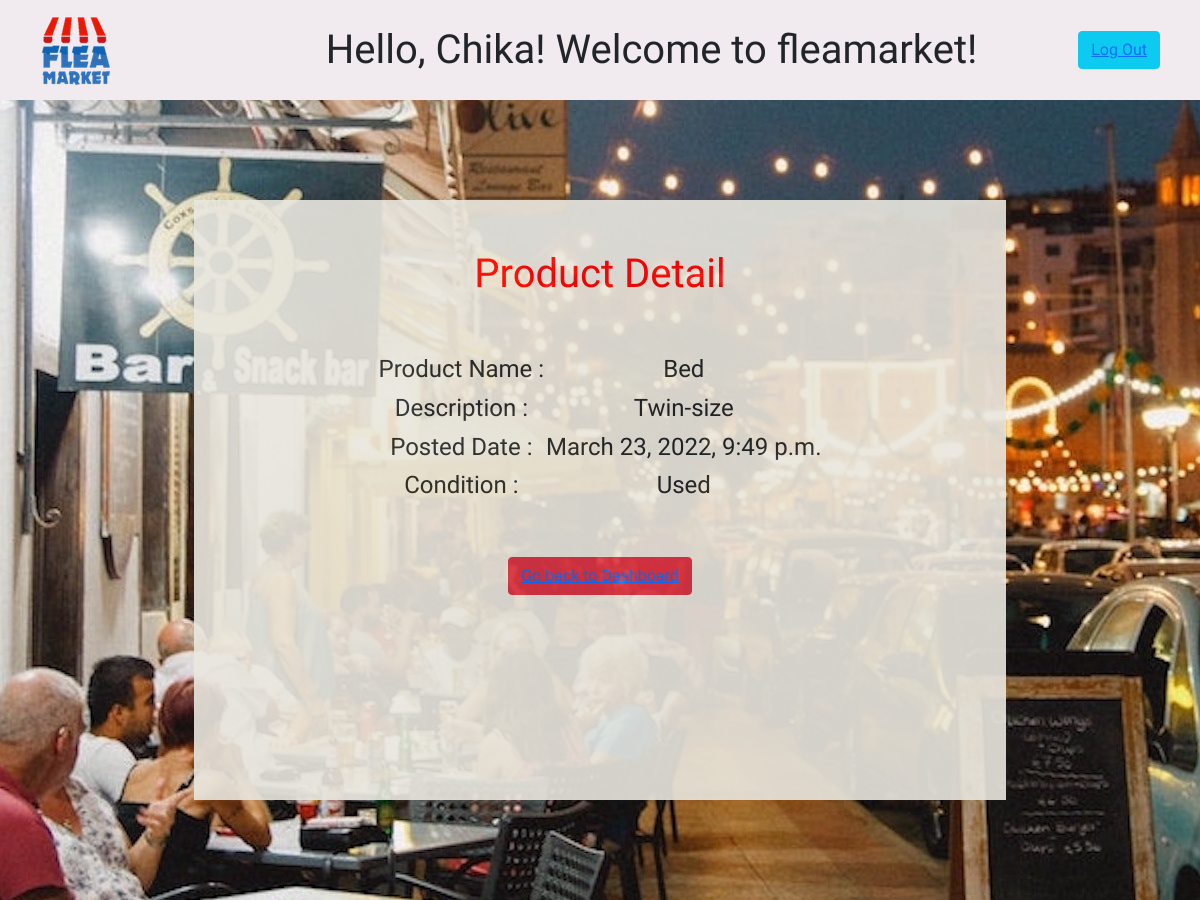
The page /products/detail/6 (signed in) on the database as committed earlier.
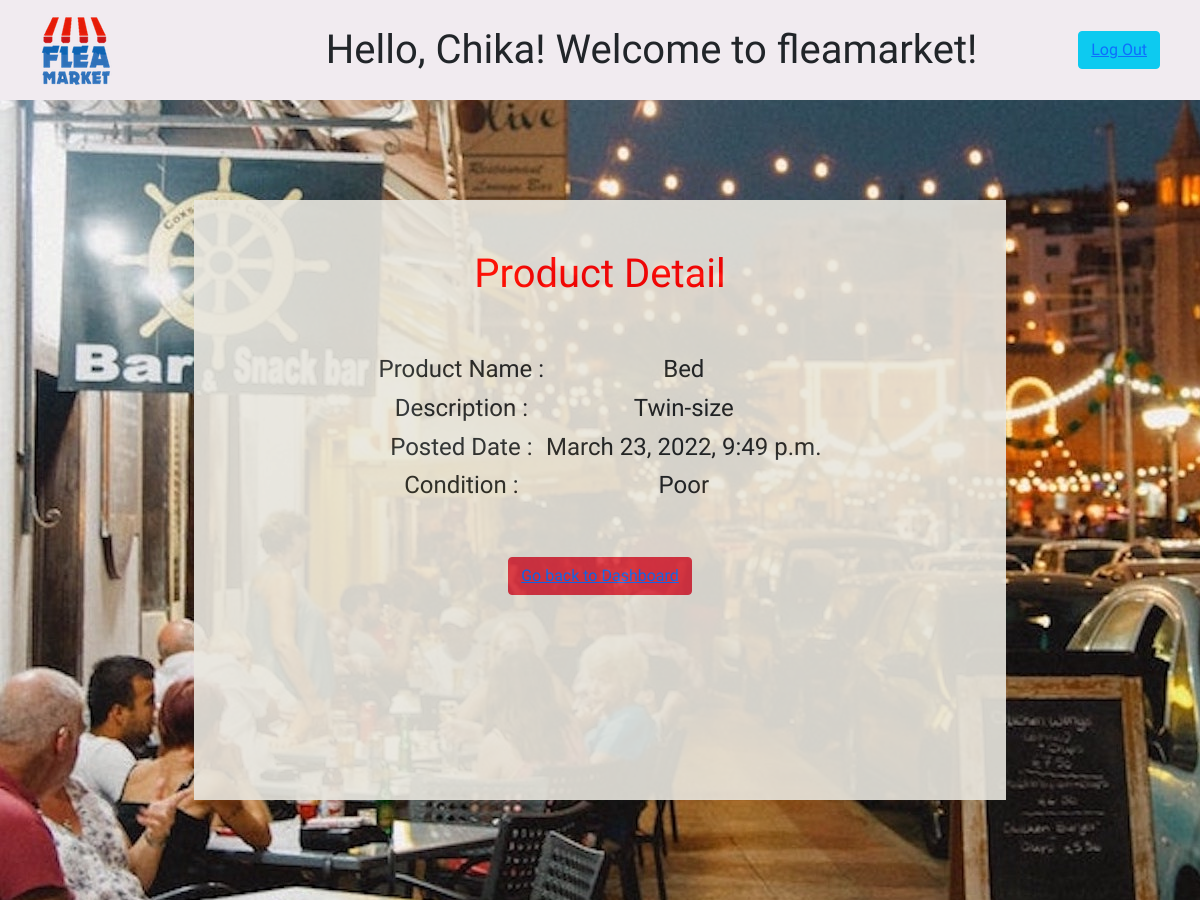
The same page on the database as committed later.
### koukan_app/models.py (models this page shows)
class Product(models.Model):
    product_name = models.CharField(max_length=45)
    description = models.CharField(max_length=255)
    condition = models.CharField(max_length=255)
    user = models.ForeignKey(User, related_name = "products",on_delete=models.CASCADE)
    created_at = models.DateTimeField(auto_now_add=True)
    updated_at = models.DateTimeField(auto_now=True)
    objects= ProductManager()

### koukan_app/views.py (the view)
# urls.py: path('products/detail/<int:id>', views.detail),
def detail(request, id):
    product = Product.objects.get(id=id)
    user = User.objects.get(id = request.session['user_id'])
    context = {
        "user" :user,
        "product": product,
    }
    return render(request,'product_detail.html', context)

### koukan_app/templates/product_detail.html (shortened to what this page needs)
<!DOCTYPE html>
<html lang="en">
<head>
    <link href="https://cdn.jsdelivr.net/npm/bootstrap@5.1.3/dist/css/bootstrap.min.css" rel="stylesheet">
    {% load static %}
    <link rel="stylesheet" href="{%static 'css/style.css'%}">
</head>
<body>
    <div id="header">
        {% load static %}
        <a href="/products"><img src="{% static "imgs/fleamarket.png" %}" alt="logo"/></a>
        <span style="font-size: 250%">Hello,  {{user.first_name}}! Welcome to fleamarket!</span>
        <button type="button" class="btn btn-info"><a href="/logout">Log Out</a></button>
    </div>
    <div id="wrapper">
        <div id="middle-wrapper">
        <h1>Product Detail</h1>
            <table>
                <tbody>
                    <th>  <h4>Product Name :</h4></th>
                    <th>  <h4>{{ product.product_name }}</h4></th>
                </tbody>
                <tbody>
                    <th>  <h4>Description :</h4></th>
                    <th>  <h4>{{ product.description}}</h4></th>
                </tbody>
                <tbody>
                    <th>  <h4>Posted Date :</h4></th>
                    <th>  <h4>{{ product.created_at}}</h4></th>
                <tbody>
                    <th>  <h4>Condition :</h4></th>
                    <th>  <h4>{{ product.condition}}</h4></th>
                </tbody>
            </table>
            <button type="button" class="btn btn-danger"><a href="/products">Go back to Dashboard</a></button>
        </div>
    </div>
</body>
</html>

Rows that differ between the two databases and show on the page:
changed Product "Bed": condition "Used" → "Poor"
